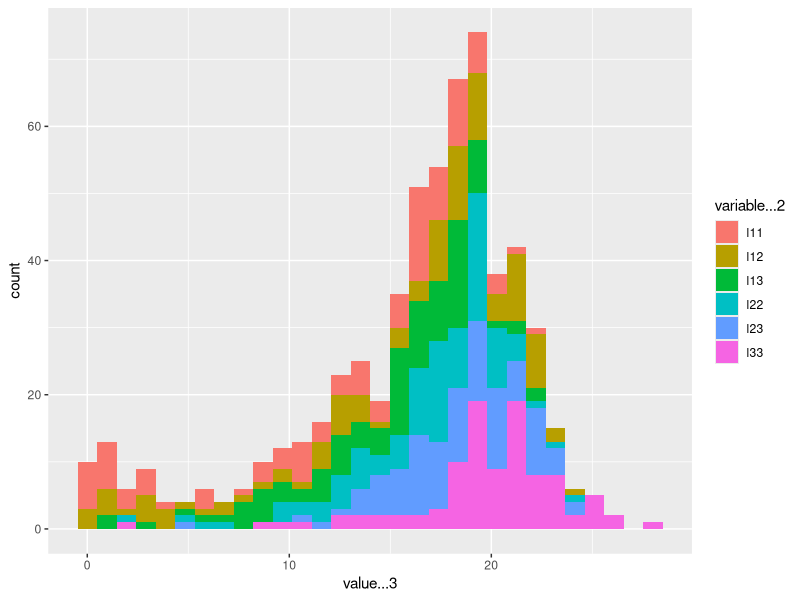
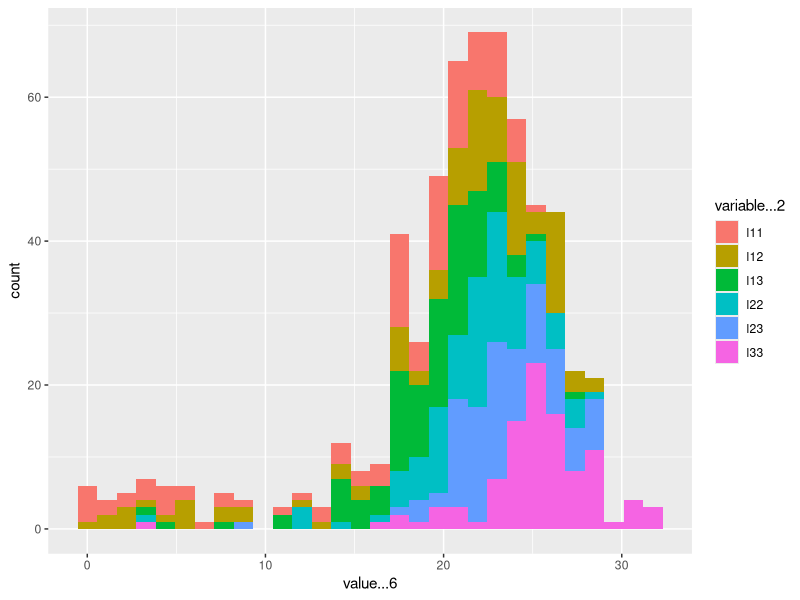
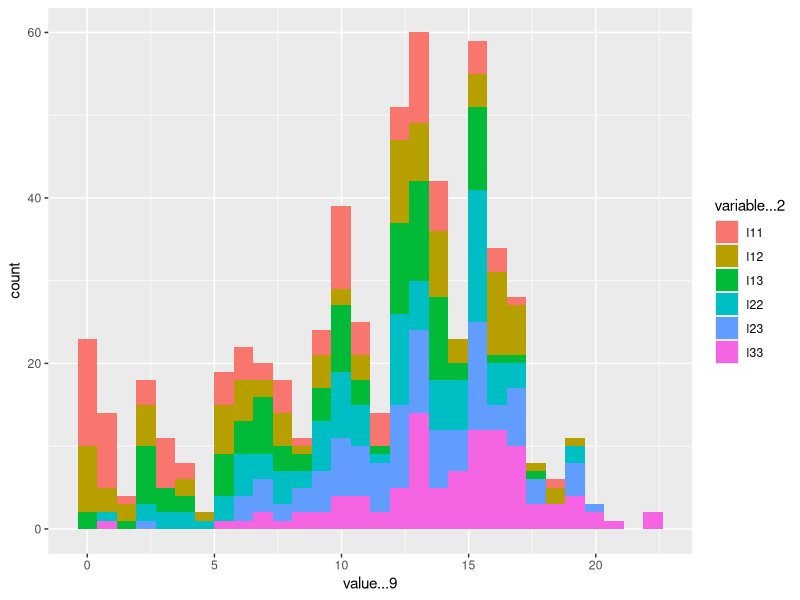

Generate these figures, in order, with R: (Note: this script raises an error after producing the figures.)




library(purrr)
library(gtools)
library('igraph')
library(gridExtra)
library(tidyverse)
library(reshape2)
##############################################
#               simulate nodes fixed effect and covariates
##############################################


netgen=function(n=100,m=3,blim=2,seed=300,thetas){
#number of nodes

  set.seed(seed)
n <- n

#Simulating individual fixed effects
alpha <- runif(n)
beta  <- runif(n)


#covariates
x <- runif(n)




##############################################
#   simulate layers
##############################################

# define
perm <- function(n, r){
  return(factorial(n)/factorial(n - r))
}


# number of layers
m <- m

#number of inter and intra layers
lnum <-  perm(m,2)


# layer fixed effect vector
c <- runif(m)

# layer fixed effect combinations 
lfex=combinations(m,2,c,repeats.allowed=T)


# layer fixed effect combinations product
lfex_p <- lfex[,1]*lfex[,2]


# define parameters
#thetas <- runif(lnum, 0, blim) 
thetas <- thetas

parname <- c('b11','b12','b13','b22','b23','b33')

# par name
names(thetas) <- parname


#simulate the connection level noise

eps <- matrix(runif(n^2),nrow = n)

##############################################
#   simulate network
##############################################

#create matrix of observables for connections
x_i_j <-  matrix(nrow=n, ncol = n)

for (i in 1:n){
  for (j in 1:n){
     if (i!=j){
    x_i_j[i,j] <- (x[i]+ x[j])/2

     }
  }
}


#create matrix of to store index
emat <- lapply(c(1:length(parname)), function(x){x_i_j})

#multiply each layer times the specific layer parameter
emat <- map2(emat,thetas,function(x,y){exp(x*y)} )

#multiply each layer  by layer fixed effect
emat <- map2(emat,lfex_p,function(x,y){x*y} )


#multiply each layer  by node fixed effect
emat <- lapply(emat,function(x){
        for(i in 1:n){
          x[,i]= x[,i]*beta[i]
          x[i,]=  x[i,]*alpha[i]
        }
        return(x)
      } )



#simulate connections

y <- lapply(emat,function(x){
  for(i in 1:n){
    for(j in 1:n){
    x[i,j]= rbinom(1,size=1,p=x[i,j])    
    
  }}
  return(x)
} )



return(y)


}








########################################
#  change of parameter effect on degree distribution
###############################


parchange <- function(seed=200, ene=50, parl=-5,paru=25, incre=0.25, FUN=mean){
cnt=0

repos=sample.int(2000, 100)
mato1 <- matrix(nrow =length(repos) ,ncol = 6)
mato2 <- matrix(nrow =length(repos) ,ncol = 6)
mato3 <- matrix(nrow =length(repos) ,ncol = 6)
#for (t in seq(from = 0.1, to = 20, by=0.5)){
paro <- rep(6,6)
devs <- runif(6,-3,3)
paro <- paro+devs
for (t in repos ){  
 cnt=cnt+1
  glist=netgen(ene,3,7,t,paro)
  deglist=lapply(glist,function(x){
    g=graph_from_adjacency_matrix( x)

    degree(g)

  })
  
  mlist =lapply(deglist, function(x){ median(x)})
  q1 =lapply(deglist, function(x){ quantile(x,0.25)})
  q3 =lapply(deglist, function(x){ quantile(x,0.75)})
  
  mato1[cnt,]=unlist(mlist)
  mato2[cnt,]=unlist(q1)
  mato3[cnt,]=unlist(q3)
}

return(cbind(repos,mato1,mato2,mato3))
}





mato=parchange()

graphmat=as.data.frame(mato)
names(graphmat) <- c("parameter", 'l11','l12','l13','l22','l23','l33',
                                  'q_l11','q_l12','q_l13','q_l22','q_l23','q_l33',
                                  's_l11','s_l12','s_l13','s_l22','s_l23','s_l33')




A1=graphmat %>% select(starts_with('p')|starts_with('l')) %>% melt(id.vars=c("parameter"))

A2=graphmat %>% select(starts_with('p')|starts_with('s')) %>% melt(id.vars=c("parameter"))
A3=graphmat %>% select(starts_with('p')|starts_with('q')) %>% melt(id.vars=c("parameter"))

ploto=bind_cols(A1,A2,A3)




ploto %>%ggplot( ) + 
  geom_histogram(aes( x=value...3, fill=variable...2))
 


ploto %>%ggplot( ) + 
  geom_histogram(aes( x=value...6, fill=variable...2))


ploto %>%ggplot( ) + 
  geom_histogram(aes( x=value...9, fill=variable...2))

ploto()




testo=plots=lapply(sample.int(200, 9), function(x){
  yui=parchange(seed=x,ene=100)
  g=ploto(yui)
  return(g)
})

plots2= lapply(plots, function(x){
  x+theme(legend.position = "none") 
})
grid.arrange(grobs=plots2, ncol=3)


